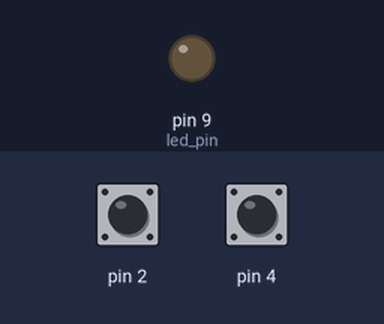
The sketch below on a simulated Arduino Uno, built with avr-gcc and run on an emulated ATmega328P. Shown: output pins drawn as LEDs (lit = HIGH). Inputs (shaded band) come from the test bench; at power-on: pin 2 HIGH, pin 4 HIGH.

Above: at 1.2 s.
1.3 s: pin 2 pulled LOW for 0.15 s
At 1.49 s:
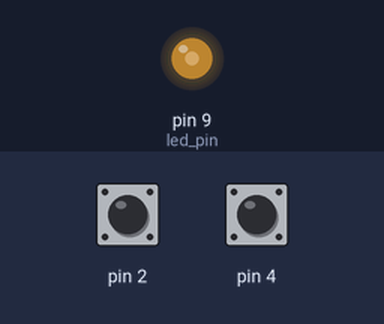
4.4 s: pin 2 pulled LOW for 1 s
At 4.73 s:
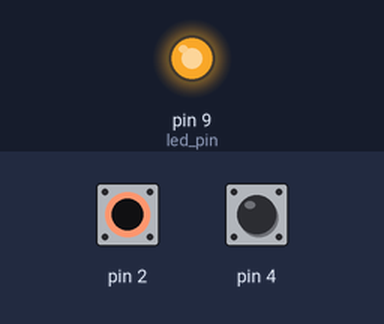
At 5.48 s:
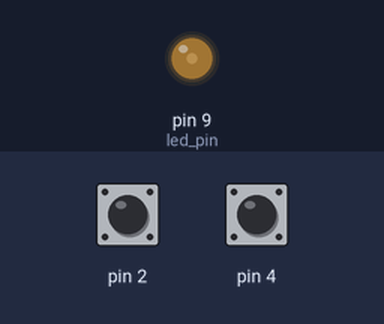
Timing chart, 0 to 7.4 s (numbered marks = the images above; inputs shaded):
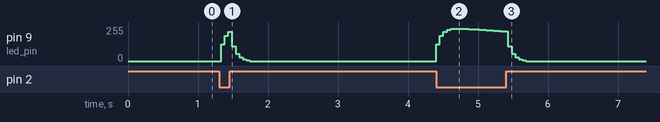

Measured:
- after the input at 1.3 s, pin 9 (led_pin): rises from 0/255 to 220/255 in 0.10 s, then falls to 0/255 in 0.31 s
- after the input at 4.4 s, pin 9 (led_pin): rises from 0/255 to 243/255 in 0.26 s, then falls to 0/255 in 1.0 s

The sketch:

FakeGeigerzaehler.ino
```cpp
#include <CapacitiveSensor.h>
#define TRUE 1
#define FALSE 0

CapacitiveSensor cs_11_2 = CapacitiveSensor(11,2);        // 10-20M resistor between pins 11 & 2, pin 2 is sensor pin, add a wire and or foil
CapacitiveSensor cs_11_4 = CapacitiveSensor(11,4);        // 1M resistor between pins 11 & 4, pin 4 is touchsensor pin, add a wire and or foil

//runtime
long thisTime;
long lastTime;
//fake trigger
long triggertime;
long triggerSchwelle=300;
long trigger;
int fake=FALSE;
//fake radiation scan
long scantime;
long radiation;
long mittelwert=0;
int t1=100;
long output=0;
int t2=1;


long minRadiation=1000;
long maxRadiation=0;
uint8_t radiationRatio=0;

char led_pin=9; //led pin

void setup()
{
    cs_11_2.set_CS_AutocaL_Millis(0xFFFFFFFF);
    cs_11_4.set_CS_AutocaL_Millis(0xFFFFFFFF);
    Serial.begin(115200);
    pinMode(led_pin, OUTPUT);
    digitalWrite(led_pin, fake);
}

void loop()
{
#ifdef DEBUG
    lastTime = thisTime;
    thisTime = millis();
    Serial.println(thisTime-lastTime);
#endif

    if (isTime(&scantime, 50)){
        //read actual "radiation"
        radiation=scanForRadiation();
        //calc min and max
        maxRadiation=max(maxRadiation, radiation);
        if (radiation>=0){
          minRadiation=min(minRadiation, radiation);
        }
        //calculate the output
        radiationRatio=constrain((double)255/(maxRadiation)*(radiation-mittelwert),0,255);
        mittelwert=(((double)mittelwert*t1)+ radiation)/(t1+1);
        //lower end cutoff
        /*if(radiationRatio<=5){
          radiationRatio=0;
        }*/

        //smooth the output
        output=(((double)output*t2)+radiationRatio)/(t2+1);
        //lower end cutoff
        if(output<=5){
          output=0;
        }
        analogWrite(led_pin, output);
    }


    if (isTime(&triggertime, 500)){
      //faketrigger activation
      trigger=TriggerCheck();
      if (trigger > triggerSchwelle){
          fake=TRUE;
      }
      else {
          fake=FALSE;
      }
    }

#ifdef DEBUG
        Serial.print(mittelwert);
        Serial.print("\t");
        Serial.print(radiationRatio);
        Serial.print("\t");
        Serial.print(maxRadiation);
        Serial.print("\t");
        Serial.print(minRadiation);
        Serial.print("\t");
        Serial.print(radiation);
        Serial.print("\t");
        Serial.print(trigger);
        Serial.print("\t");
        Serial.println(fake);
#endif

}

long scanForRadiation()
{
    long distance =  cs_11_2.capacitiveSensor(1);
    return distance;
}

long TriggerCheck()
{
    long distance =  cs_11_4.capacitiveSensor(50);
    return distance;
}

long isTime(long * time, long diff)
{
    long retval = 0;
    long now = millis();
    if(*time > now)
    {
        if( (now + (0x3fffffffL)) - (*time - (0x3fffffffL)) >= diff )
        {
            *time = now;
            return 1;
        }
    }
    if((now - *time) > diff)
    {
        *time = now;
        retval = 1;
    }
    return retval;
}
```
